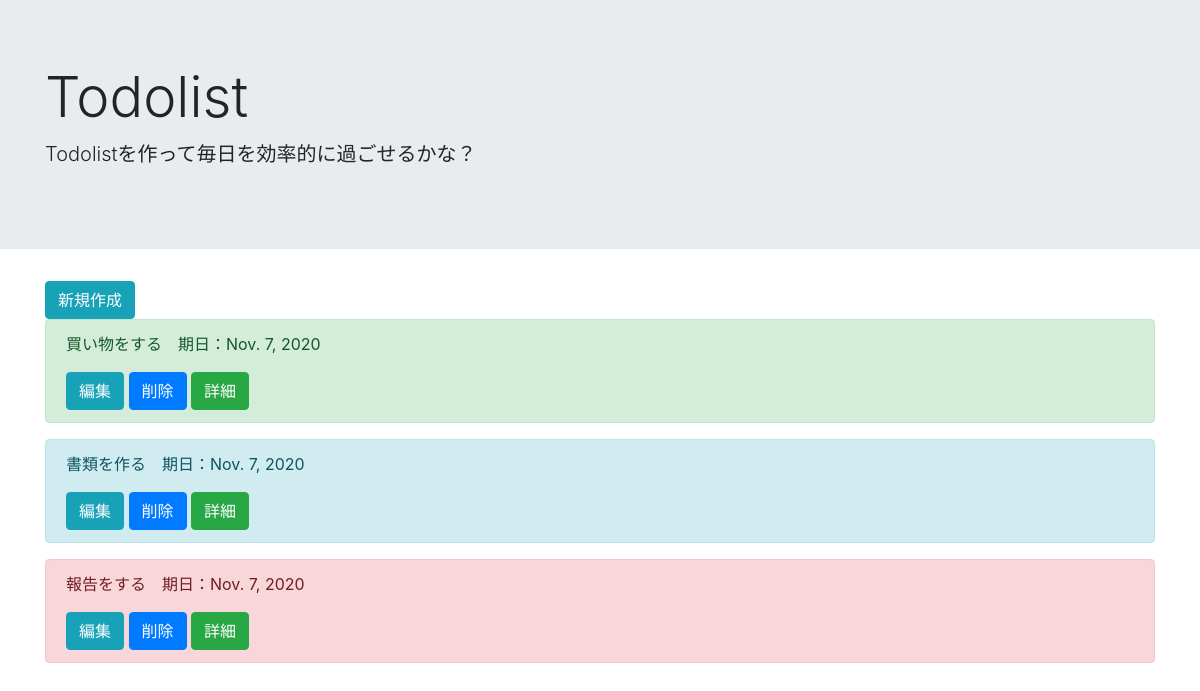
The page /list/ on the database as committed earlier.
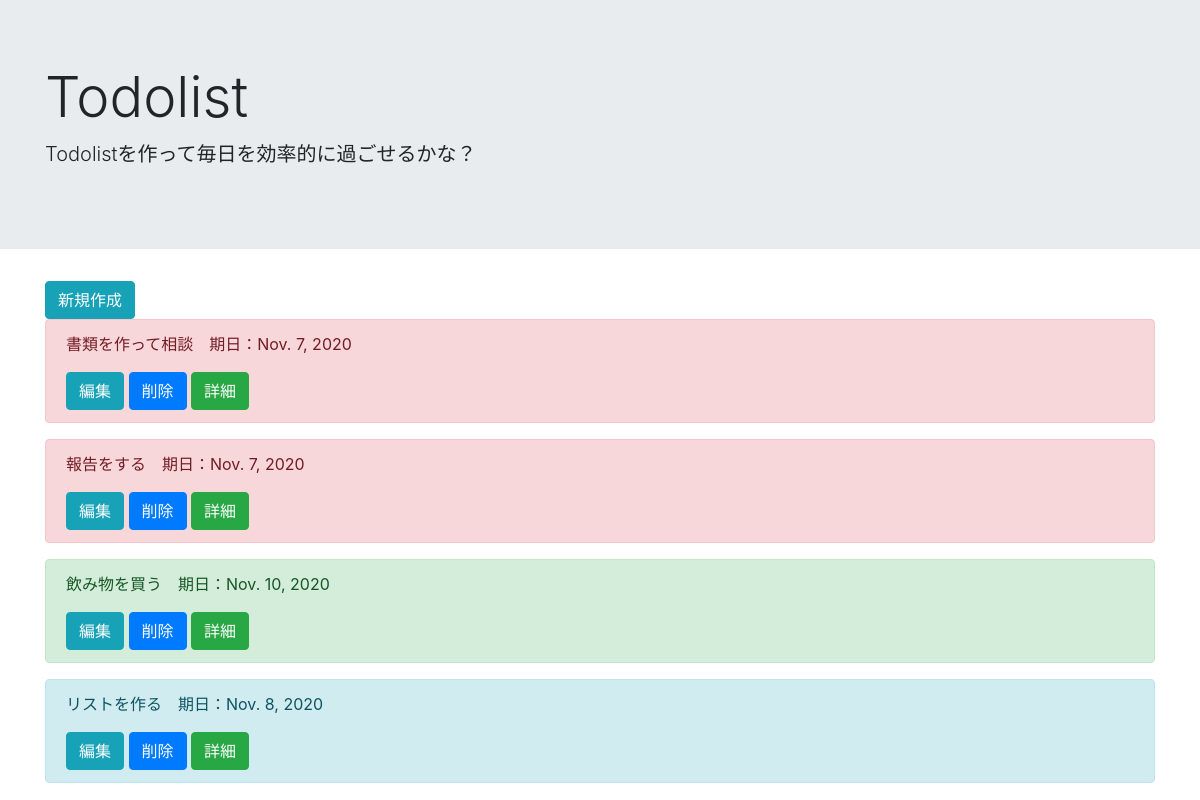
The same page on the database as committed later.
### todo/models.py (models this page shows, shortened)
class TodoModel(models.Model):
    title = models.CharField(max_length = 100)
    memo = models.TextField()
    priority = models.CharField(
        max_length = 50,
        choices = PRIORITY
    )
    duedate = models.DateField()

### todo/views.py (the view)
# urls.py: path('list/', TodoList.as_view(), name = 'list'),
class TodoList(ListView):
    template_name = 'list.html'
    model = TodoModel

### templates/list.html
{% extends 'base.html' %}
{% block header %}
    <div class="jumbotron jumbotron-fluid">
        <div class="container">
            <h1 class="display-4">Todolist</h1>
            <p class="lead">Todolistを作って毎日を効率的に過ごせるかな？</p>
        </div>
    </div>
{% endblock %}
{% block content %}
<div class = 'container'>
    <a href="{% url 'create' %}" class="btn btn-info" tabindex="-1" role="button" aria-disabled="true">新規作成</a>
    {% for item in object_list %}
        <div class="alert alert-{{ item.priority }}" role="alert">
            <p>{{item.title}}　期日：{{item.duedate}}</p>
            <a href="{% url 'update' item.pk %}" class="btn btn-info" tabindex="-1" role="button" aria-disabled="true">編集</a>
            <a href="{% url 'delete' item.pk %}" class="btn btn-primary" tabindex="-1" role="button" aria-disabled="true">削除</a>
            <a href="{% url 'detail' item.pk %}" class="btn btn-success" tabindex="-1" role="button" aria-disabled="true">詳細</a>
        </div>
    {% endfor %}
</div>
{% endblock content %}

### templates/base.html (shortened to what this page needs)
<!doctype html>
<html lang="ja">
  <head>
    <link rel="stylesheet" href="https://stackpath.bootstrapcdn.com/bootstrap/4.5.0/css/bootstrap.min.css">
  </head>
  <body>
    {% block header %}
    {% endblock header %}
    {% block content %}
    {% endblock content %}
  </body>
</html>

Rows that differ between the two databases and show on the page:
removed TodoModel: title "買い物をする", duedate "Nov. 7, 2020", priority "success" (drawn)
changed TodoModel: priority "info" → "danger" (drawn); title "書類を作る" → "書類を作って相談"
added TodoModel: title "飲み物を買う", duedate "Nov. 10, 2020", priority "success" (drawn)
added TodoModel: title "リストを作る", duedate "Nov. 8, 2020", priority "info" (drawn)
